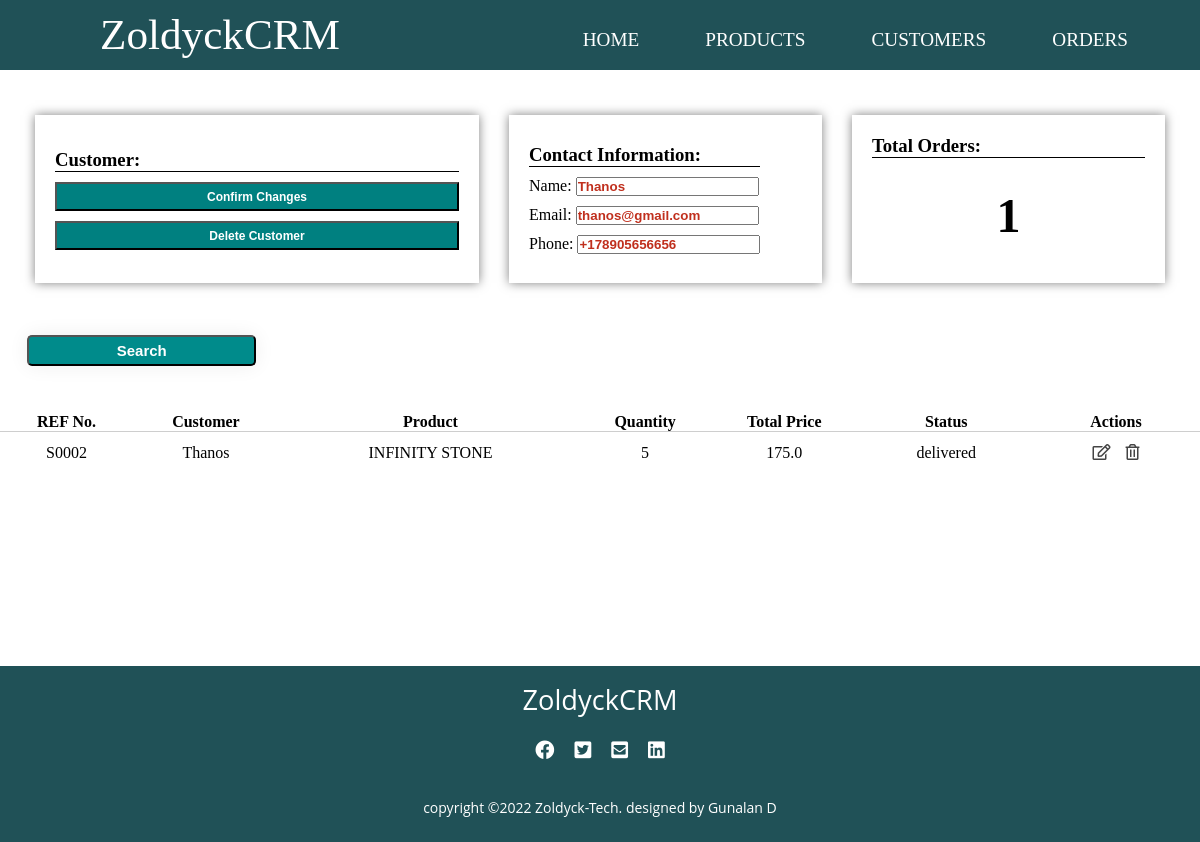
/edit/3/, run on an earlier commit of the app's database.
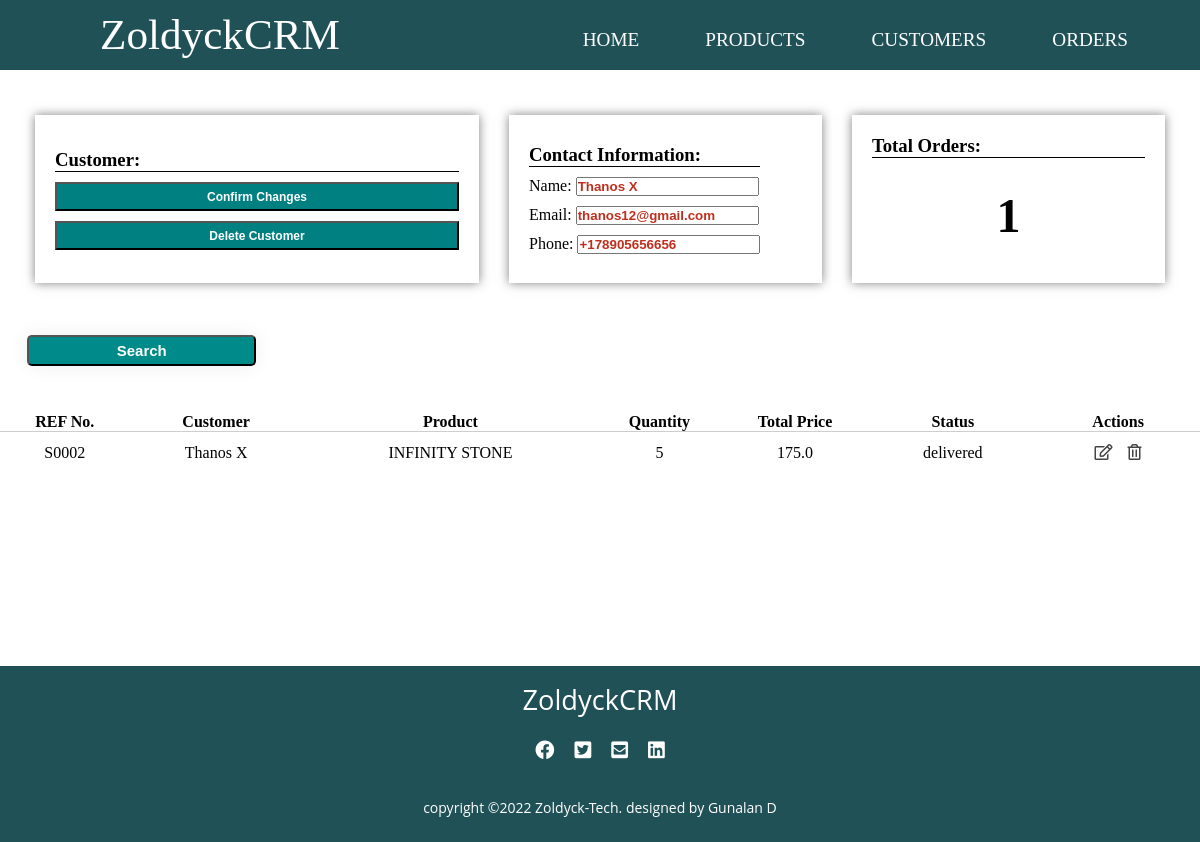
And on a later commit of the database.
### accounts/models.py (models this page shows, shortened)
class Customer(models.Model):
    customer_pic = models.ImageField(upload_to='customer_pics/', blank=True)
    customer_name = models.CharField(max_length=50, null= True)
    customer_email = models.CharField(max_length=200 , null= True)
    customer_mobile = models.CharField(max_length=50 , null= True)
    date_created = models.DateTimeField(auto_now_add=True , null= True)
    def __str__(self):
        return self.customer_name

class SaleOrder(models.Model):
    STATUS = (
        ('quotation', 'Quotation'),
        ('ordered', 'Ordered'),
        ('pending', 'Pending'),
        ('delivered', 'Delivered'),
        ('cancelled', 'Cancelled'),
        ('invoiced', 'Invoiced'),
    )
    sale_order_referencenumber = models.CharField(max_length=200, null= True)
    sale_order_customer = models.ForeignKey(Customer, on_delete=models.SET_NULL, null= True) # added a realtionship between the two models
    sale_order_product =  models.ForeignKey(Product, on_delete=models.SET_NULL, null= True)
    sale_order_quantity = models.IntegerField(null= True)
    sale_order_total_price = models.FloatField(null= True)
    status = models.CharField(max_length=200, null= True , choices=STATUS, default='quotation')
    sale_order_date = models.DateTimeField(auto_now_add=True , null= True)

class Product(models.Model):
    CATEGORIES = (
        ('service', 'Service'),
        ('stockable', 'Stockable'),
    )
    product_name = models.CharField(max_length=200, null= True)
    product_price = models.FloatField(null= True)
    product_category = models.CharField(max_length=200, null= True , choices=CATEGORIES)
    product_description = models.CharField(max_length=200, null= True)
    date_created = models.DateTimeField(auto_now_add=True , null= True)
    product_tag = models.ManyToManyField(ProductTag ,blank=True, null=True)
    def __str__(self):
        return self.product_name

### accounts/views.py (the view)
# urls.py: path('edit/<int:customer_id>/', views.update_customer, name='update_customer'),
def update_customer(request,customer_id):
    if request.method == 'POST':
        print("IN POST METHOD")
        print("request.POST:", request.POST)
        customer = Customer.objects.get(id=customer_id)
        customer_name = request.POST.get('customer_names')
        customer_phone = request.POST.get('customer_phones')
        customer_email = request.POST.get('customer_emails')
        customer.customer_name=customer_name
        customer.customer_phone=customer_phone
        customer.customer_email=customer_email
        customer.save()
        return redirect('customers')
    elif request.method == 'GET':
        print("IN GET METHOD")
        customer = Customer.objects.get(id=customer_id)
        saleorder = SaleOrder.objects.all()
        orders = customer.saleorder_set.all() # this is the same as above
        order_count = orders.count()
        context = {
            'customer': customer,
            'order_count': order_count,
            'orders': orders,
        }
        return render(request, 'accounts/update_customer.html',context)

### accounts/templates/accounts/update_customer.html (shortened to what this page needs)
{% extends 'accounts/layout.html'%}
{% block content %}
<form method="POST" action="{% url 'update_customer' customer.id %}" name="update_customer">
<section>
    <div class="main">
        <div class="cus-cards12">
            <div class="cus-card12">
                <div class="card-content">
                    <h3>Customer:</h3>
                    <button class="bnxx"><input class="a" type="submit" value="Confirm Changes"></button>
                    <button class="bnx"><a href="">Delete Customer</a></button>
                </div>
            </div>
            <div class="cus-card12">
                <div class="card-content">
                    <h3>Contact Information:</h3>
                    <p>Name:  <input type="text" name="customer_names" style="font-weight:bolder;color:#C02F1D" value="{{ customer.customer_name }}" ></p>
                    <p>Email:  <input type="text" name="customer_emails" style="font-weight:bolder;color:#C02F1D" value="{{ customer.customer_email }}" ></p>
                    <p>Phone: <input type="text" name="customer_mobiles" style="font-weight:bolder;color:#C02F1D" value="{{ customer.customer_mobile }}" ></p>
                </div>
            </div>
            <div class="cus-card122">
                <div class="card-content">
                    <h3>Total Orders:</h3>
                    <h1>{{order_count}}</h3>
                </div>
            </div>
        </div>
        <div class="cus-prod-tables">
            <div class="button">
                <button class="crt-ser"><a href="">Search</a></button>
            </div>
            <div class="latest-cus-prod">
                <table class="cus-prod-customers">
                    <thead>
                        <tr>
                            <th>REF No.</th>
                            <th>Customer</th>
                            <th>Product</th>
                            <th>Quantity</th>
                            <th>Total Price</th>
                            <th>Status</th>
                            <th>Actions</th>
                        </tr>
                    </thead>
                    <tbody>
                        {% for ord in orders %}
                        <tr>
                             <td>{{ ord.sale_order_referencenumber  }}</td>
                             <td>{{ ord.sale_order_customer }}</td>
                             <td>{{ ord.sale_order_product  }}</td>
                             <td>{{ ord.sale_order_quantity }}</td>
                             <td>{{ ord.sale_order_total_price  }}</td>
                             <td>{{ ord.status  }}</td>
                            <td>
                                <i class="far fa-edit"></i>
                                <i class="far fa-trash-alt"></i>
                            </td>
                        </tr>
                        {% endfor %}
                    </tbody>
                </table>
            </div>
        </form>
        </div>
{% endblock %}

What changed in the data, as far as the page shows it:
changed Customer: customer_names "Thanos" → "Thanos X"; customer_emails "thanos@gmail.com" → "thanos12@gmail.com"
changed through a linked row, SaleOrder "delivered": sale_order_customer "Thanos" → "Thanos X"
